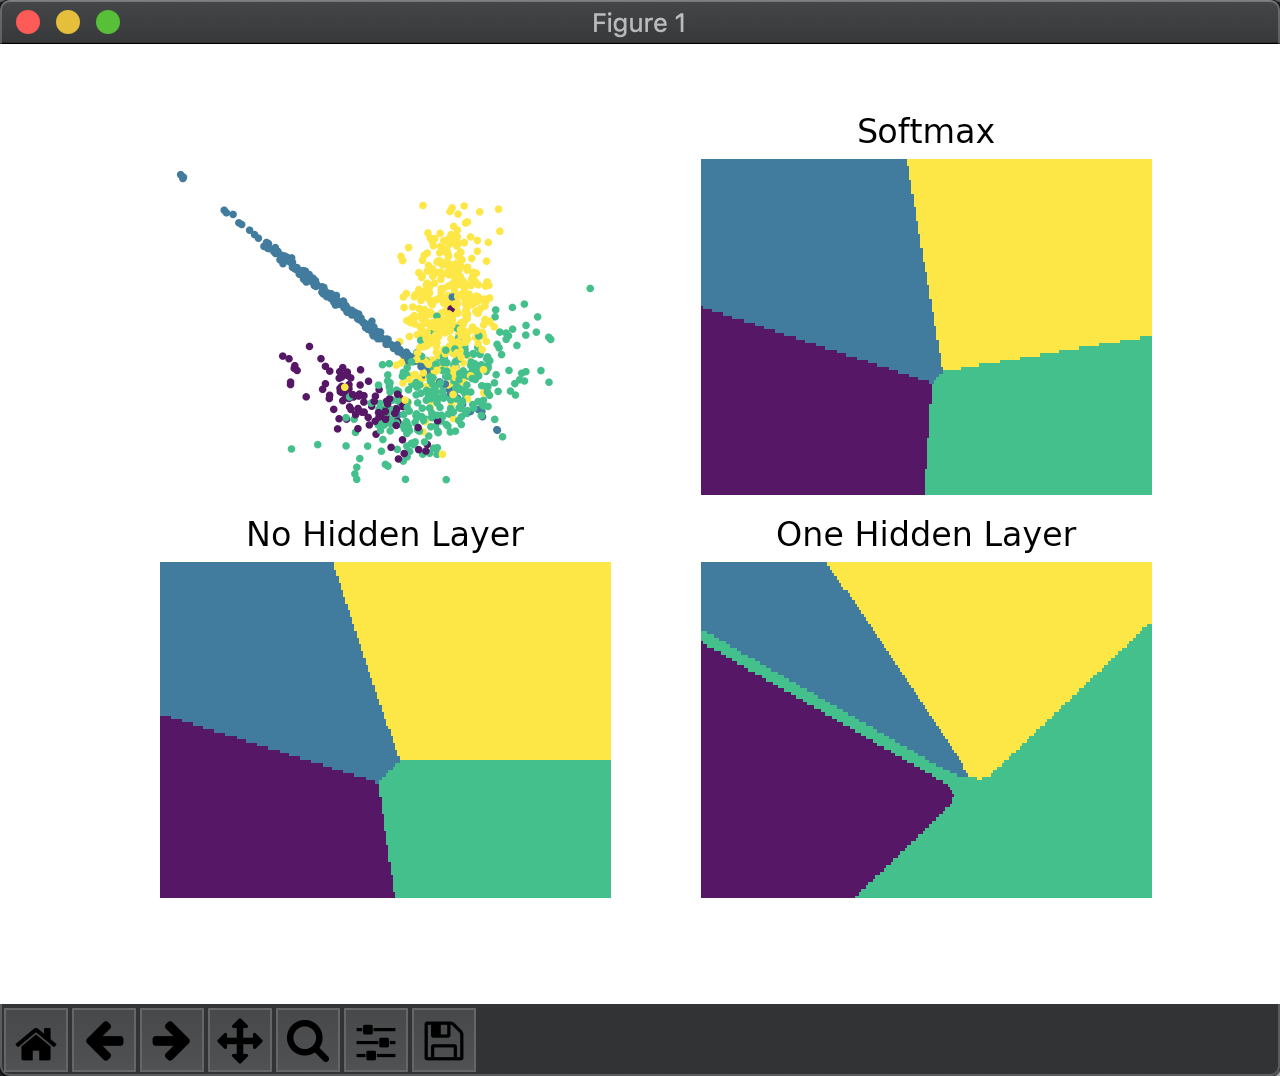

This chart was generated by the following Python code:
import math

import numpy
import matplotlib.pyplot
import sklearn.datasets

from softmax import Softmax


def sigmoid(x):
    return 1 / (1 + math.e ** (-x))


class BPNN:
    def __init__(self, shape, train, lr=None, loops=100):
        if not hasattr(lr, '__len__'):
            if lr is None:
                lr = 1.0
            lr = [lr] * (len(shape) - 1)
        assert len(lr) == len(shape) - 1, (
            'Number of Learning rates should be 1 '
            'less than the length of inputs')
        W = [
            numpy.random.rand(x + 1, y)
            for x, y in zip(shape[:-1], shape[1:])]
        data, label = train
        Y = numpy.eye(1 + label.max())[label]
        for i in range(loops):
            flag = False
            for (x, y) in zip(data, Y):
                ins, outs = [], []
                for w in W:
                    x = numpy.r_[1, x]
                    ins.append(x)
                    x = sigmoid(w.T @ x)
                    outs.append(x)
                accum = y - x
                grads = []
                W_ = W[1:] + [numpy.r_[
                    numpy.zeros((1, shape[-1])), numpy.eye(shape[-1])]]
                for x, y, w in list(zip(ins, outs, W_))[::-1]:
                    accum = y * (1 - y) * (w @ accum)[1:]
                    grads.insert(0, numpy.mat(x).T * accum)
                for i in range(len(W)):
                    update = lr[i] * grads[i]
                    if (update == 0).all():
                        continue
                    flag = True
                    W[i] += update
            if not flag:
                break
        self.W = W

    def __call__(self, x):
        y = []
        for v in x:
            for w in self.W:
                v = sigmoid(w.T @ numpy.r_[1, v])
            y.append(v.argmax())
        return numpy.array(y)


def main():
    data, label = sklearn.datasets.make_classification(
        n_samples=1000,
        n_features=2,
        n_informative=2,
        n_redundant=0,
        n_classes=4,
        n_clusters_per_class=1,
        weights=[0.1, 0.2, 0.3, 0.4],
    )
    bpnn0 = BPNN((2, 4), (data, label))
    bpnn1 = BPNN((2, 3, 4), (data, label))
    softmax = Softmax(data, label)

    x, y = data.T
    _, axes = matplotlib.pyplot.subplots(2, 2)
    axes[0][0].set_axis_off()
    axes[0][0].scatter(x, y, 3, c=label)
    gridx, gridy = numpy.meshgrid(
        numpy.arange(x.min(), x.max(), x.ptp() / 200),
        numpy.arange(y.min(), y.max(), y.ptp() / 100))
    for (i, j), classifier, title in (
            ((0, 1), softmax, 'Softmax'),
            ((1, 0), bpnn0, 'No Hidden Layer'),
            ((1, 1), bpnn1, 'One Hidden Layer'),
    ):
        gridlabels = (
            classifier(numpy.c_[gridx.ravel(), gridy.ravel()])
            .reshape(gridx.shape))
        axes[i][j].set_title(title)
        axes[i][j].set_axis_off()
        axes[i][j].pcolormesh(gridx, gridy, gridlabels)
    input()


if __name__ == '__main__':
    main()
